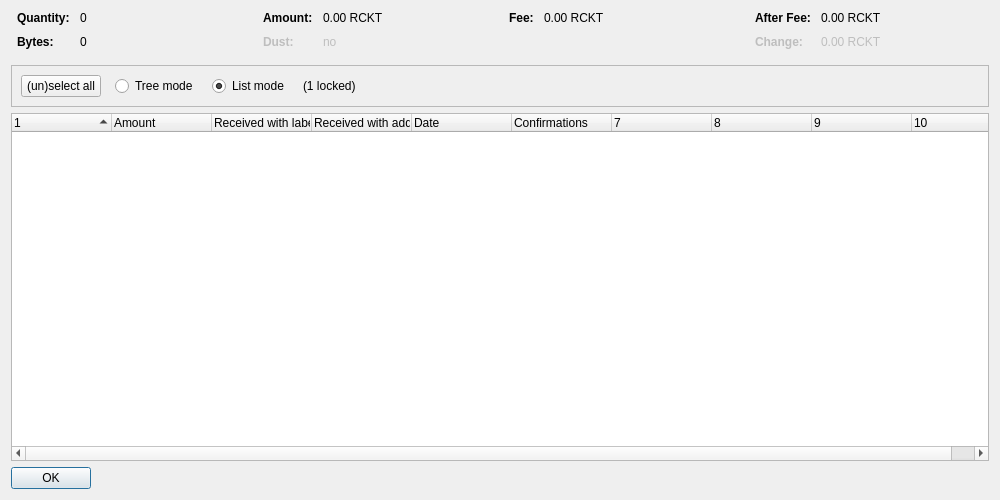
<?xml version="1.0" encoding="UTF-8"?>
<ui version="4.0">
 <class>CoinControlDialog</class>
 <widget class="QDialog" name="CoinControlDialog">
  <property name="geometry">
   <rect>
    <x>0</x>
    <y>0</y>
    <width>1000</width>
    <height>500</height>
   </rect>
  </property>
  <property name="windowTitle">
   <string>Coin Selection</string>
  </property>
  <layout class="QVBoxLayout" name="verticalLayout">
   <item>
    <layout class="QHBoxLayout" name="horizontalLayoutTop" stretch="0,0,0,0">
     <property name="topMargin">
      <number>0</number>
     </property>
     <property name="bottomMargin">
      <number>10</number>
     </property>
     <item>
      <layout class="QFormLayout" name="formLayoutCoinControl1">
       <property name="horizontalSpacing">
        <number>10</number>
       </property>
       <property name="verticalSpacing">
        <number>10</number>
       </property>
       <property name="leftMargin">
        <number>6</number>
       </property>
       <property name="rightMargin">
        <number>6</number>
       </property>
       <item row="0" column="0">
        <widget class="QLabel" name="labelCoinControlQuantityText">
         <property name="font">
          <font>
           <weight>75</weight>
           <bold>true</bold>
          </font>
         </property>
         <property name="text">
          <string>Quantity:</string>
         </property>
        </widget>
       </item>
       <item row="0" column="1">
        <widget class="QLabel" name="labelCoinControlQuantity">
         <property name="cursor">
          <cursorShape>IBeamCursor</cursorShape>
         </property>
         <property name="contextMenuPolicy">
          <enum>Qt::ActionsContextMenu</enum>
         </property>
         <property name="text">
          <string notr="true">0</string>
         </property>
         <property name="textInteractionFlags">
          <set>Qt::LinksAccessibleByMouse|Qt::TextSelectableByKeyboard|Qt::TextSelectableByMouse</set>
         </property>
        </widget>
       </item>
       <item row="1" column="0">
        <widget class="QLabel" name="labelCoinControlBytesText">
         <property name="font">
          <font>
           <weight>75</weight>
           <bold>true</bold>
          </font>
         </property>
         <property name="text">
          <string>Bytes:</string>
         </property>
        </widget>
       </item>
       <item row="1" column="1">
        <widget class="QLabel" name="labelCoinControlBytes">
         <property name="cursor">
          <cursorShape>IBeamCursor</cursorShape>
         </property>
         <property name="contextMenuPolicy">
          <enum>Qt::ActionsContextMenu</enum>
         </property>
         <property name="text">
          <string notr="true">0</string>
         </property>
         <property name="textInteractionFlags">
          <set>Qt::LinksAccessibleByMouse|Qt::TextSelectableByKeyboard|Qt::TextSelectableByMouse</set>
         </property>
        </widget>
       </item>
      </layout>
     </item>
     <item>
      <layout class="QFormLayout" name="formLayoutCoinControl2">
       <property name="horizontalSpacing">
        <number>10</number>
       </property>
       <property name="verticalSpacing">
        <number>10</number>
       </property>
       <property name="leftMargin">
        <number>6</number>
       </property>
       <property name="rightMargin">
        <number>6</number>
       </property>
       <item row="0" column="0">
        <widget class="QLabel" name="labelCoinControlAmountText">
         <property name="font">
          <font>
           <weight>75</weight>
           <bold>true</bold>
          </font>
         </property>
         <property name="text">
          <string>Amount:</string>
         </property>
        </widget>
       </item>
       <item row="0" column="1">
        <widget class="QLabel" name="labelCoinControlAmount">
         <property name="cursor">
          <cursorShape>IBeamCursor</cursorShape>
         </property>
         <property name="contextMenuPolicy">
          <enum>Qt::ActionsContextMenu</enum>
         </property>
         <property name="text">
          <string notr="true">0.00 RCKT</string>
         </property>
         <property name="textInteractionFlags">
          <set>Qt::LinksAccessibleByMouse|Qt::TextSelectableByKeyboard|Qt::TextSelectableByMouse</set>
         </property>
        </widget>
       </item>
       <item row="1" column="0">
        <widget class="QLabel" name="labelCoinControlLowOutputText">
         <property name="enabled">
          <bool>false</bool>
         </property>
         <property name="font">
          <font>
           <weight>75</weight>
           <bold>true</bold>
          </font>
         </property>
         <property name="text">
          <string>Dust:</string>
         </property>
        </widget>
       </item>
       <item row="1" column="1">
        <widget class="QLabel" name="labelCoinControlLowOutput">
         <property name="enabled">
          <bool>false</bool>
         </property>
         <property name="cursor">
          <cursorShape>IBeamCursor</cursorShape>
         </property>
         <property name="contextMenuPolicy">
          <enum>Qt::ActionsContextMenu</enum>
         </property>
         <property name="text">
          <string notr="true">no</string>
         </property>
         <property name="textInteractionFlags">
          <set>Qt::LinksAccessibleByMouse|Qt::TextSelectableByKeyboard|Qt::TextSelectableByMouse</set>
         </property>
        </widget>
       </item>
      </layout>
     </item>
     <item>
      <layout class="QFormLayout" name="formLayoutCoinControl3">
       <property name="horizontalSpacing">
        <number>10</number>
       </property>
       <property name="verticalSpacing">
        <number>10</number>
       </property>
       <property name="leftMargin">
        <number>6</number>
       </property>
       <property name="rightMargin">
        <number>6</number>
       </property>
       <item row="0" column="0">
        <widget class="QLabel" name="labelCoinControlFeeText">
         <property name="font">
          <font>
           <weight>75</weight>
           <bold>true</bold>
          </font>
         </property>
         <property name="text">
          <string>Fee:</string>
         </property>
        </widget>
       </item>
       <item row="0" column="1">
        <widget class="QLabel" name="labelCoinControlFee">
         <property name="cursor">
          <cursorShape>IBeamCursor</cursorShape>
         </property>
         <property name="contextMenuPolicy">
          <enum>Qt::ActionsContextMenu</enum>
         </property>
         <property name="text">
          <string notr="true">0.00 RCKT</string>
         </property>
         <property name="textInteractionFlags">
          <set>Qt::LinksAccessibleByMouse|Qt::TextSelectableByKeyboard|Qt::TextSelectableByMouse</set>
         </property>
        </widget>
       </item>
      </layout>
     </item>
     <item>
      <layout class="QFormLayout" name="formLayoutCoinControl4">
       <property name="horizontalSpacing">
        <number>10</number>
       </property>
       <property name="verticalSpacing">
        <number>10</number>
       </property>
       <property name="leftMargin">
        <number>6</number>
       </property>
       <property name="rightMargin">
        <number>6</number>
       </property>
       <item row="0" column="0">
        <widget class="QLabel" name="labelCoinControlAfterFeeText">
         <property name="font">
          <font>
           <weight>75</weight>
           <bold>true</bold>
          </font>
         </property>
         <property name="text">
          <string>After Fee:</string>
         </property>
        </widget>
       </item>
       <item row="0" column="1">
        <widget class="QLabel" name="labelCoinControlAfterFee">
         <property name="cursor">
          <cursorShape>IBeamCursor</cursorShape>
         </property>
         <property name="contextMenuPolicy">
          <enum>Qt::ActionsContextMenu</enum>
         </property>
         <property name="text">
          <string notr="true">0.00 RCKT</string>
         </property>
         <property name="textInteractionFlags">
          <set>Qt::LinksAccessibleByMouse|Qt::TextSelectableByKeyboard|Qt::TextSelectableByMouse</set>
         </property>
        </widget>
       </item>
       <item row="1" column="0">
        <widget class="QLabel" name="labelCoinControlChangeText">
         <property name="enabled">
          <bool>false</bool>
         </property>
         <property name="font">
          <font>
           <weight>75</weight>
           <bold>true</bold>
          </font>
         </property>
         <property name="text">
          <string>Change:</string>
         </property>
        </widget>
       </item>
       <item row="1" column="1">
        <widget class="QLabel" name="labelCoinControlChange">
         <property name="enabled">
          <bool>false</bool>
         </property>
         <property name="cursor">
          <cursorShape>IBeamCursor</cursorShape>
         </property>
         <property name="contextMenuPolicy">
          <enum>Qt::ActionsContextMenu</enum>
         </property>
         <property name="text">
          <string notr="true">0.00 RCKT</string>
         </property>
         <property name="textInteractionFlags">
          <set>Qt::LinksAccessibleByMouse|Qt::TextSelectableByKeyboard|Qt::TextSelectableByMouse</set>
         </property>
        </widget>
       </item>
      </layout>
     </item>
    </layout>
   </item>
   <item>
    <widget class="QFrame" name="frame">
     <property name="minimumSize">
      <size>
       <width>0</width>
       <height>40</height>
      </size>
     </property>
     <property name="frameShape">
      <enum>QFrame::StyledPanel</enum>
     </property>
     <property name="frameShadow">
      <enum>QFrame::Sunken</enum>
     </property>
     <layout class="QHBoxLayout" name="horizontalLayout">
      <item>
       <layout class="QHBoxLayout" name="horizontalLayoutPanel" stretch="0,0,0,0,0">
        <property name="spacing">
         <number>14</number>
        </property>
        <item>
         <widget class="QPushButton" name="pushButtonSelectAll">
          <property name="sizePolicy">
           <sizepolicy hsizetype="Maximum" vsizetype="Fixed">
            <horstretch>0</horstretch>
            <verstretch>0</verstretch>
           </sizepolicy>
          </property>
          <property name="text">
           <string>(un)select all</string>
          </property>
          <property name="autoDefault">
           <bool>false</bool>
          </property>
         </widget>
        </item>
        <item>
         <widget class="QRadioButton" name="radioTreeMode">
          <property name="sizePolicy">
           <sizepolicy hsizetype="Maximum" vsizetype="Fixed">
            <horstretch>0</horstretch>
            <verstretch>0</verstretch>
           </sizepolicy>
          </property>
          <property name="text">
           <string>Tree mode</string>
          </property>
         </widget>
        </item>
        <item>
         <widget class="QRadioButton" name="radioListMode">
          <property name="sizePolicy">
           <sizepolicy hsizetype="Maximum" vsizetype="Fixed">
            <horstretch>0</horstretch>
            <verstretch>0</verstretch>
           </sizepolicy>
          </property>
          <property name="text">
           <string>List mode</string>
          </property>
          <property name="checked">
           <bool>true</bool>
          </property>
         </widget>
        </item>
        <item>
         <widget class="QLabel" name="labelLocked">
          <property name="text">
           <string notr="true">(1 locked)</string>
          </property>
         </widget>
        </item>
        <item>
         <spacer name="horizontalSpacer">
          <property name="orientation">
           <enum>Qt::Horizontal</enum>
          </property>
          <property name="sizeHint" stdset="0">
           <size>
            <width>40</width>
            <height>20</height>
           </size>
          </property>
         </spacer>
        </item>
       </layout>
      </item>
     </layout>
    </widget>
   </item>
   <item>
    <widget class="CoinControlTreeWidget" name="treeWidget">
     <property name="contextMenuPolicy">
      <enum>Qt::CustomContextMenu</enum>
     </property>
     <property name="sortingEnabled">
      <bool>false</bool>
     </property>
     <property name="columnCount">
      <number>10</number>
     </property>
     <attribute name="headerShowSortIndicator" stdset="0">
      <bool>true</bool>
     </attribute>
     <attribute name="headerStretchLastSection">
      <bool>false</bool>
     </attribute>
     <column>
      <property name="text">
       <string/>
      </property>
     </column>
     <column>
      <property name="text">
       <string>Amount</string>
      </property>
     </column>
     <column>
      <property name="text">
       <string>Received with label</string>
      </property>
     </column>
     <column>
      <property name="text">
       <string>Received with address</string>
      </property>
     </column>
     <column>
      <property name="text">
       <string>Date</string>
      </property>
     </column>
     <column>
      <property name="text">
       <string>Confirmations</string>
      </property>
      <property name="toolTip">
       <string>Confirmed</string>
      </property>
     </column>
     <column>
      <property name="text">
       <string/>
      </property>
     </column>
     <column>
      <property name="text">
       <string/>
      </property>
     </column>
     <column>
      <property name="text">
       <string/>
      </property>
     </column>
     <column>
      <property name="text">
       <string/>
      </property>
     </column>
    </widget>
   </item>
   <item>
    <widget class="QDialogButtonBox" name="buttonBox">
     <property name="sizePolicy">
      <sizepolicy hsizetype="Maximum" vsizetype="Fixed">
       <horstretch>0</horstretch>
       <verstretch>0</verstretch>
      </sizepolicy>
     </property>
     <property name="orientation">
      <enum>Qt::Horizontal</enum>
     </property>
     <property name="standardButtons">
      <set>QDialogButtonBox::Ok</set>
     </property>
    </widget>
   </item>
  </layout>
 </widget>
 <customwidgets>
  <customwidget>
   <class>CoinControlTreeWidget</class>
   <extends>QTreeWidget</extends>
   <header>coincontroltreewidget.h</header>
  </customwidget>
 </customwidgets>
 <resources/>
 <connections/>
</ui>
